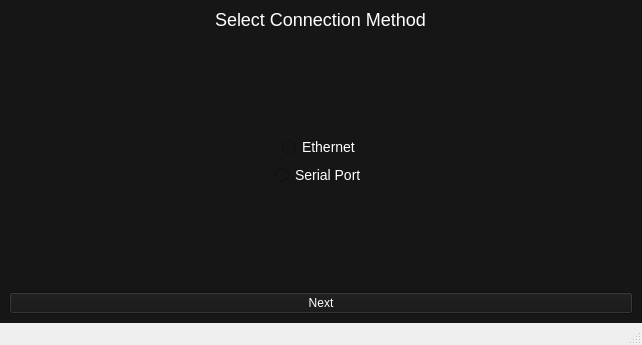
<?xml version="1.0" encoding="UTF-8"?>
<ui version="4.0">
 <class>MainWindow</class>
 <widget class="QMainWindow" name="MainWindow">
  <property name="geometry">
   <rect>
    <x>0</x>
    <y>0</y>
    <width>642</width>
    <height>345</height>
   </rect>
  </property>
  <property name="windowTitle">
   <string>MainWindow</string>
  </property>
  <widget class="QWidget" name="centralwidget">
   <property name="styleSheet">
    <string notr="true">background-color: rgb(22, 22, 22);
color:#fff;</string>
   </property>
   <layout class="QVBoxLayout" name="verticalLayout">
    <item>
     <layout class="QGridLayout" name="gridLayout">
      <item row="0" column="0" alignment="Qt::AlignHCenter">
       <widget class="QLabel" name="label">
        <property name="styleSheet">
         <string notr="true">font-size:18px;</string>
        </property>
        <property name="text">
         <string>Select Connection Method</string>
        </property>
       </widget>
      </item>
      <item row="1" column="0">
       <spacer name="verticalSpacer">
        <property name="orientation">
         <enum>Qt::Vertical</enum>
        </property>
        <property name="sizeHint" stdset="0">
         <size>
          <width>20</width>
          <height>40</height>
         </size>
        </property>
       </spacer>
      </item>
      <item row="3" column="0" alignment="Qt::AlignHCenter">
       <widget class="QRadioButton" name="ethernet_btn">
        <property name="styleSheet">
         <string notr="true">font-size:14px;</string>
        </property>
        <property name="text">
         <string>Ethernet</string>
        </property>
       </widget>
      </item>
      <item row="6" column="0">
       <spacer name="verticalSpacer_2">
        <property name="orientation">
         <enum>Qt::Vertical</enum>
        </property>
        <property name="sizeHint" stdset="0">
         <size>
          <width>20</width>
          <height>40</height>
         </size>
        </property>
       </spacer>
      </item>
      <item row="4" column="0" alignment="Qt::AlignHCenter">
       <widget class="QRadioButton" name="serial_port_btn">
        <property name="sizePolicy">
         <sizepolicy hsizetype="Fixed" vsizetype="Fixed">
          <horstretch>0</horstretch>
          <verstretch>0</verstretch>
         </sizepolicy>
        </property>
        <property name="styleSheet">
         <string notr="true">font-size:14px;</string>
        </property>
        <property name="text">
         <string>Serial Port</string>
        </property>
       </widget>
      </item>
      <item row="7" column="0">
       <widget class="QPushButton" name="comm_btn">
        <property name="text">
         <string>Next</string>
        </property>
       </widget>
      </item>
     </layout>
    </item>
   </layout>
  </widget>
  <widget class="QStatusBar" name="statusbar"/>
 </widget>
 <resources/>
 <connections/>
</ui>
